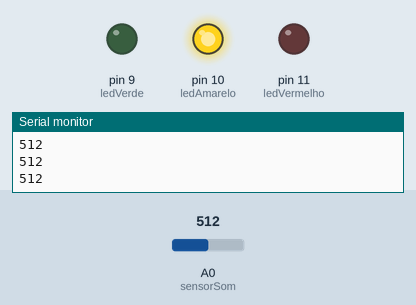
This sketch was run on a simulated Arduino Uno, built with avr-gcc and run on an emulated ATmega328P. Shown: output pins drawn as LEDs (lit = HIGH), the last lines printed to the serial monitor. Inputs (shaded band) come from the test bench; at power-on: A0 (sensorSom) = 512.

Above: at 1.2 s.
1.3 s: A0 (sensorSom) set to 583
2.8 s: A0 (sensorSom) set to 609
At 3.3 s:
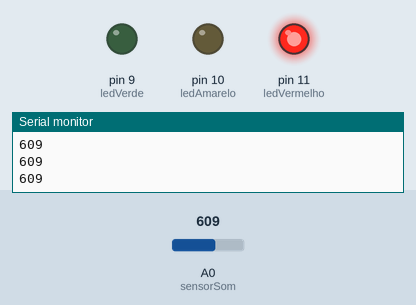
4.3 s: A0 (sensorSom) set to 290
At 4.6 s:
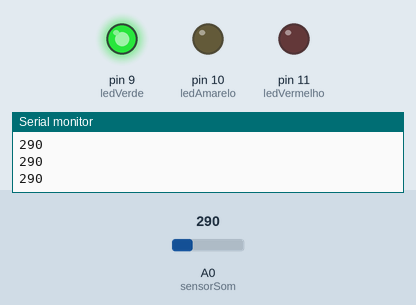
5.8 s: A0 (sensorSom) set to 315
At 7.0 s:
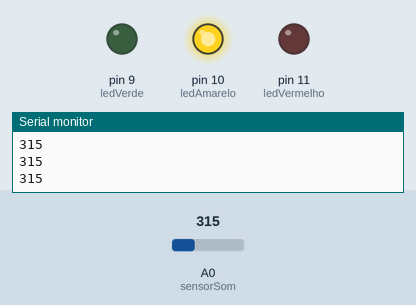
7.3 s: A0 (sensorSom) set to 122
At 8.4 s:
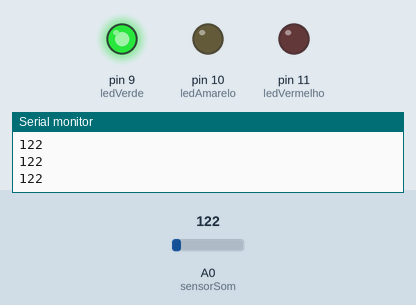
Timing chart, 0 to 9.8 s (numbered marks = the images above; inputs shaded):
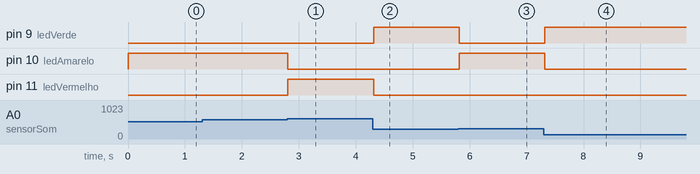

Measured:
- the behaviour switches between 599 and 600 on A0 (sensorSom) (found by bisection; images 0 and 1)
- the behaviour switches between 299 and 300 on A0 (sensorSom) (found by bisection; images 2 and 3)
- after the input at 2.8 s, pin 10 (ledAmarelo): HIGH → LOW at once; pin 11 (ledVermelho): LOW → HIGH at once
- after the input at 4.3 s, pin 9 (ledVerde): LOW → HIGH at once; pin 11 (ledVermelho): HIGH → LOW at once
- after the input at 5.8 s, pin 9 (ledVerde): HIGH → LOW at once; pin 10 (ledAmarelo): LOW → HIGH at once
- after the input at 7.3 s, pin 9 (ledVerde): LOW → HIGH at once; pin 10 (ledAmarelo): HIGH → LOW at once

The sketch:

C_digo_Sem_foro_de_Som.ino
```cpp
//IFA - Itinerário de Inteligência Artificial e Tecnologias
//Aula 54 - Semáforo do Som para TEA

int sensorSom = A0;
int ledVerde = 9;
int ledAmarelo = 10;
int ledVermelho = 11;
int valorSom;

void setup() {
  pinMode(ledVerde, OUTPUT);
  pinMode(ledAmarelo, OUTPUT);
  pinMode(ledVermelho, OUTPUT);
  Serial.begin(9600);
}
void loop() {
  valorSom = analogRead(sensorSom);
  Serial.println(valorSom);

  if (valorSom < 300) { // som baixo
    digitalWrite(ledVerde, HIGH);
    digitalWrite(ledAmarelo, LOW);
    digitalWrite(ledVermelho, LOW);
  } else if (valorSom < 600) { // som médio
    digitalWrite(ledVerde, LOW);
    digitalWrite(ledAmarelo, HIGH);
    digitalWrite(ledVermelho, LOW);
  } else { // som alto
    digitalWrite(ledVerde, LOW);
    digitalWrite(ledAmarelo, LOW);
    digitalWrite(ledVermelho, HIGH);
  }

  delay(100);
}
```
